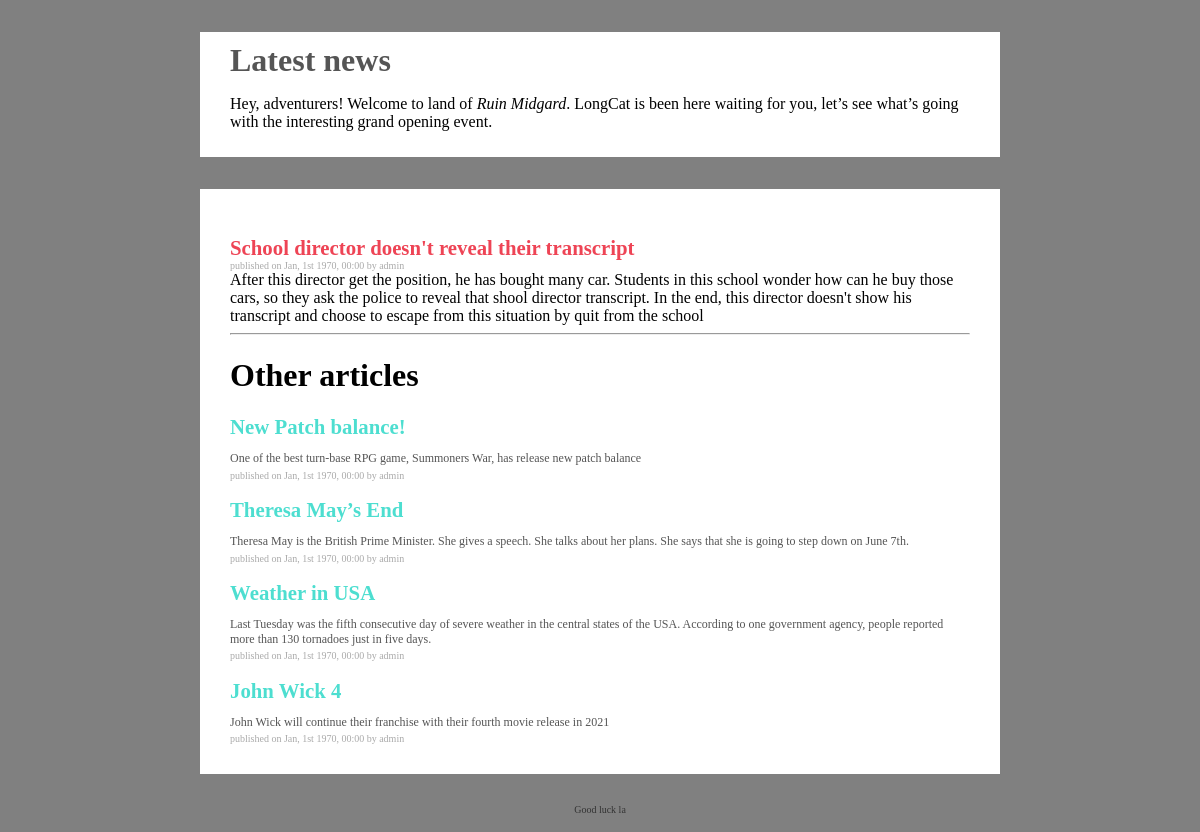
/Hacker/read-news.php?newsid=2, run on the app's committed database.
### tables this page shows
CREATE TABLE `info_news` (
  `news_id` int(11) NOT NULL,
  `news_title` varchar(255) NOT NULL,
  `news_short_description` text NOT NULL,
  `news_full_content` text NOT NULL,
  `news_author` varchar(120) NOT NULL,
  `news_published_on` int(46) NOT NULL
);

### Hacker/includes/functions.php (called while the page is built, shortened)
<?php
    function getAnArticle( $id_article, $conn )
    {
        $request =  $conn->prepare(" SELECT news_id,  news_title, news_full_content, news_author, news_published_on FROM info_news  WHERE news_id = ".$id_article." ");
        return $request->execute() ? $request->fetchAll() : false;
    }
    function getOtherArticles( $differ_id, $conn )
    {
        $request =  $conn->prepare(" SELECT news_id,  news_title, news_short_description, news_full_content, news_author, news_published_on FROM info_news  WHERE news_id != ? ");
        return $request->execute(array($differ_id)) ? $request->fetchAll() : false;
    }

### Hacker/read-news.php (the view, shortened to what this page needs)
<?php require __DIR__.'/includes/functions.php' ?>
<html>
<head>
    <link rel="stylesheet" type="text/css" href="design/style.css">
</head>
<body>
    <div class="container">
        <div class="welcome">
            <h1>Latest news</h1>
            <p>Hey, adventurers! Welcome to land of <em>Ruin Midgard</em>. LongCat is been here waiting for you, let’s see what’s going with the interesting grand opening event.</p>
        </div>
        <div class="news-box">
            <div class="news">
                <?php
                    $dbh = connect_to_db();
                    $id_article = $_GET['newsid'];
                    if ( !empty($id_article) && $id_article > 0) {
                        $article = getAnArticle( $id_article, $dbh );
                        $article = $article[0];
                    }else{
                        $article = false;
                        echo "<strong>Wrong article!</strong>";
                    }
                    $other_articles = getOtherArticles( $id_article, $dbh );
                ?>
                <?php if ( $article && !empty($article) ) :?>
                <h2><?= stripslashes($article->news_title) ?></h2>
                <span>published on <?= date("M, jS  Y, H:i", $article->news_published_on) ?> by <?= stripslashes($article->news_author) ?></span>
                <div>
                    <?= stripslashes($article->news_full_content) ?>
                </div>
            <?php else:?>
                <?php endif?>
            </div>
            <hr>
            <h1>Other articles</h1>
            <div class="similar-posts">
                <?php if ( $other_articles && !empty($other_articles) ) :?>
                <?php foreach ($other_articles as $key => $article) :?>
                <h2><a href="read-news.php?newsid=<?= $article->news_id ?>"><?= stripslashes($article->news_title) ?></a></h2>
                <p><?= stripslashes($article->news_short_description) ?></p>
                <span>published on <?= date("M, jS  Y, H:i", $article->news_published_on) ?> by <?= stripslashes($article->news_author) ?></span>
                <?php endforeach?>
                <?php endif?>
            </div>
        </div>
        <div class="footer">
			Good luck la
        </div>
    </div>
</body>
</html>

### Hacker/design/style.css (style rules this page uses)
html, body { font-family: verdana; font-size: 16px; font-size: 100%; font-size: 1em; height: 100%; width: 100%; margin: 0; padding: 0; background-color: gray; }
* { box-sizing: border-box; }
a { text-decoration: none; color: #4DDED0; }
.welcome { width: 800px; margin: 2em auto; padding: 10px 30px; background-color: #ffffff; }
.welcome h1 { margin: 0; color: #555; }
.news-box { width: 800px; margin: 0.5em auto; padding: 30px; background-color: #ffffff; }
.news-box h2 { font-size: 1.3em; padding: 0; margin-bottom: 0; color: #e45; }
.news-box p { font-size: 12px; padding: 0; margin-bottom: 0.3em; color: #555; }
.news-box span { font-size: 10px; color: #aaa; }
.footer { font-size: 10px; color: #333; text-align: center; width: 800px; margin: 2em auto; padding: 10px 30px; }

### data on the page
info_news: news_title "School director doesn't reveal their transcript", news_published_on "Jan, 1st 1970, 00:00", news_author "admin", news_full_content "After this director get the position, he has bought many car. Students in this school wonder how can he buy those cars, so they ask the police to reveal that shool director transcript. In the end, this director doesn't show his transcript and choose to escape from this situation by quit from the school"
info_news: news_title "New Patch balance!", news_short_description "One of the best turn-base RPG game, Summoners War, has release new patch balance", news_published_on "Jan, 1st 1970, 00:00", news_author "admin"
info_news: news_title "Theresa May’s End", news_short_description "Theresa May is the British Prime Minister. She gives a speech. She talks about her plans. She says that she is going to step down on June 7th.", news_published_on "Jan, 1st 1970, 00:00", news_author "admin"
info_news: news_title "Weather in USA", news_short_description "Last Tuesday was the fifth consecutive day of severe weather in the central states of the USA. According to one government agency, people reported more than 130 tornadoes just in five days.", news_published_on "Jan, 1st 1970, 00:00", news_author "admin"
info_news: news_title "John Wick 4", news_short_description "John Wick will continue their franchise with their fourth movie release in 2021", news_published_on "Jan, 1st 1970, 00:00", news_author "admin"
